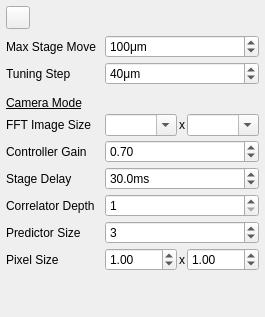
  <widget class="QDockWidget" name="trackerOptionsDockWidget">
   <property name="windowTitle">
    <string>Tracker Options</string>
   </property>
   <attribute name="dockWidgetArea">
    <number>2</number>
   </attribute>
   <widget class="QWidget" name="trackerOptionsWidget">
    <layout class="QVBoxLayout" name="verticalLayout">
     <property name="margin">
      <number>6</number>
     </property>
     <item>
      <layout class="QHBoxLayout" name="trackerOptionsHL_3">
       <item>
        <widget class="QToolButton" name="timingStartToolButton">
         <property name="icon">
          <iconset resource="TrackerIcons.qrc">
           <normaloff>:/tracker/icons/office/refresh16.png</normaloff>:/tracker/icons/office/refresh16.png</iconset>
         </property>
         <property name="checkable">
          <bool>true</bool>
         </property>
        </widget>
       </item>
       <item>
        <spacer name="trackerOptionsHS_3">
         <property name="orientation">
          <enum>Qt::Horizontal</enum>
         </property>
         <property name="sizeHint" stdset="0">
          <size>
           <width>40</width>
           <height>20</height>
          </size>
         </property>
        </spacer>
       </item>
      </layout>
     </item>
     <item>
      <layout class="QFormLayout" name="trackerOptionsFL_1">
       <property name="fieldGrowthPolicy">
        <enum>QFormLayout::AllNonFixedFieldsGrow</enum>
       </property>
       <property name="horizontalSpacing">
        <number>9</number>
       </property>
       <property name="verticalSpacing">
        <number>4</number>
       </property>
       <item row="0" column="0">
        <widget class="QLabel" name="label">
         <property name="text">
          <string>Max Stage Move</string>
         </property>
        </widget>
       </item>
       <item row="0" column="1">
        <widget class="QDoubleSpinBox" name="maxStageMoveBox">
         <property name="suffix">
          <string>μm</string>
         </property>
         <property name="decimals">
          <number>0</number>
         </property>
         <property name="maximum">
          <double>99999.000000000000000</double>
         </property>
         <property name="value">
          <double>100.000000000000000</double>
         </property>
        </widget>
       </item>
       <item row="1" column="0">
        <widget class="QLabel" name="label_2">
         <property name="text">
          <string>Tuning Step</string>
         </property>
        </widget>
       </item>
       <item row="1" column="1">
        <widget class="QDoubleSpinBox" name="tuningStepBox">
         <property name="suffix">
          <string>μm</string>
         </property>
         <property name="decimals">
          <number>0</number>
         </property>
         <property name="maximum">
          <double>10000.000000000000000</double>
         </property>
         <property name="singleStep">
          <double>10.000000000000000</double>
         </property>
         <property name="value">
          <double>40.000000000000000</double>
         </property>
        </widget>
       </item>
       <item row="3" column="0">
        <spacer name="trackerOptionsHS_2">
         <property name="orientation">
          <enum>Qt::Vertical</enum>
         </property>
         <property name="sizeType">
          <enum>QSizePolicy::Fixed</enum>
         </property>
         <property name="sizeHint" stdset="0">
          <size>
           <width>20</width>
           <height>3</height>
          </size>
         </property>
        </spacer>
       </item>
       <item row="4" column="0">
        <widget class="QLabel" name="label_3">
         <property name="font">
          <font>
           <underline>true</underline>
          </font>
         </property>
         <property name="text">
          <string>Camera Mode</string>
         </property>
         <property name="scaledContents">
          <bool>false</bool>
         </property>
        </widget>
       </item>
       <item row="5" column="0">
        <widget class="QLabel" name="label_15">
         <property name="sizePolicy">
          <sizepolicy hsizetype="Expanding" vsizetype="Preferred">
           <horstretch>0</horstretch>
           <verstretch>0</verstretch>
          </sizepolicy>
         </property>
         <property name="text">
          <string>FFT Image Size</string>
         </property>
        </widget>
       </item>
       <item row="5" column="1">
        <layout class="QHBoxLayout" name="trackerOptionsHL_1">
         <property name="spacing">
          <number>2</number>
         </property>
         <item>
          <widget class="QComboBox" name="fftImageSizeXBox">
           <property name="editable">
            <bool>true</bool>
           </property>
          </widget>
         </item>
         <item>
          <widget class="QLabel" name="label_16">
           <property name="text">
            <string>x</string>
           </property>
           <property name="alignment">
            <set>Qt::AlignCenter</set>
           </property>
          </widget>
         </item>
         <item>
          <widget class="QComboBox" name="fftImageSizeYBox">
           <property name="editable">
            <bool>true</bool>
           </property>
          </widget>
         </item>
        </layout>
       </item>
       <item row="6" column="0">
        <widget class="QLabel" name="label_9">
         <property name="sizePolicy">
          <sizepolicy hsizetype="Expanding" vsizetype="Preferred">
           <horstretch>0</horstretch>
           <verstretch>0</verstretch>
          </sizepolicy>
         </property>
         <property name="text">
          <string>Controller Gain</string>
         </property>
        </widget>
       </item>
       <item row="6" column="1">
        <widget class="QDoubleSpinBox" name="controllerGainBox">
         <property name="maximum">
          <double>999.990000000000009</double>
         </property>
         <property name="singleStep">
          <double>0.100000000000000</double>
         </property>
         <property name="value">
          <double>0.700000000000000</double>
         </property>
        </widget>
       </item>
       <item row="7" column="0">
        <widget class="QLabel" name="label_12">
         <property name="sizePolicy">
          <sizepolicy hsizetype="Expanding" vsizetype="Preferred">
           <horstretch>0</horstretch>
           <verstretch>0</verstretch>
          </sizepolicy>
         </property>
         <property name="text">
          <string>Stage Delay</string>
         </property>
        </widget>
       </item>
       <item row="7" column="1">
        <widget class="QDoubleSpinBox" name="stageCommandDelayBox">
         <property name="suffix">
          <string>ms</string>
         </property>
         <property name="decimals">
          <number>1</number>
         </property>
         <property name="maximum">
          <double>9999.899999999999636</double>
         </property>
         <property name="singleStep">
          <double>10.000000000000000</double>
         </property>
         <property name="value">
          <double>30.000000000000000</double>
         </property>
        </widget>
       </item>
       <item row="8" column="0">
        <widget class="QLabel" name="label_13">
         <property name="sizePolicy">
          <sizepolicy hsizetype="Expanding" vsizetype="Preferred">
           <horstretch>0</horstretch>
           <verstretch>0</verstretch>
          </sizepolicy>
         </property>
         <property name="text">
          <string>Correlator Depth</string>
         </property>
        </widget>
       </item>
       <item row="8" column="1">
        <widget class="QSpinBox" name="correlatorDepthBox">
         <property name="minimum">
          <number>1</number>
         </property>
         <property name="value">
          <number>1</number>
         </property>
        </widget>
       </item>
       <item row="9" column="0">
        <widget class="QLabel" name="label_14">
         <property name="sizePolicy">
          <sizepolicy hsizetype="Expanding" vsizetype="Preferred">
           <horstretch>0</horstretch>
           <verstretch>0</verstretch>
          </sizepolicy>
         </property>
         <property name="text">
          <string>Predictor Size</string>
         </property>
        </widget>
       </item>
       <item row="9" column="1">
        <widget class="QSpinBox" name="predictorSizeBox">
         <property name="value">
          <number>3</number>
         </property>
        </widget>
       </item>
       <item row="10" column="0">
        <widget class="QLabel" name="label_10">
         <property name="text">
          <string>Pixel Size</string>
         </property>
        </widget>
       </item>
       <item row="10" column="1">
        <layout class="QHBoxLayout" name="trackerOptionsHL_2">
         <property name="spacing">
          <number>2</number>
         </property>
         <item>
          <widget class="QDoubleSpinBox" name="pixelSizeXBox">
           <property name="minimum">
            <double>0.010000000000000</double>
           </property>
           <property name="maximum">
            <double>999.990000000000009</double>
           </property>
           <property name="value">
            <double>1.000000000000000</double>
           </property>
          </widget>
         </item>
         <item>
          <widget class="QLabel" name="label_17">
           <property name="sizePolicy">
            <sizepolicy hsizetype="Fixed" vsizetype="Preferred">
             <horstretch>0</horstretch>
             <verstretch>0</verstretch>
            </sizepolicy>
           </property>
           <property name="text">
            <string>x</string>
           </property>
          </widget>
         </item>
         <item>
          <widget class="QDoubleSpinBox" name="pixelSizeYBox">
           <property name="minimum">
            <double>0.010000000000000</double>
           </property>
           <property name="maximum">
            <double>999.990000000000009</double>
           </property>
           <property name="value">
            <double>1.000000000000000</double>
           </property>
          </widget>
         </item>
        </layout>
       </item>
      </layout>
     </item>
     <item>
      <spacer name="trackerOptionsVS_1">
       <property name="orientation">
        <enum>Qt::Vertical</enum>
       </property>
       <property name="sizeHint" stdset="0">
        <size>
         <width>20</width>
         <height>40</height>
        </size>
       </property>
      </spacer>
     </item>
    </layout>
   </widget>
  </widget>
